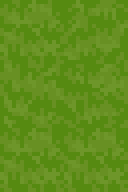

Rendered tile map (Tiled .tmx) drawn with the repository's tilesets; below, a short description and the full map source, tile grids included:
An orthogonal 2x3 tile map with 64x64 px tiles, 1 tile layer (Tile Layer 1), 2 tilesets and 1 object (Player).

<map version="1.10" tiledversion="1.12.0" orientation="orthogonal" renderorder="right-up" width="2" height="3" tilewidth="64" tileheight="64" infinite="0" nextlayerid="8" nextobjectid="2">
 <tileset firstgid="1" name="!CL_DEMO_64" tilewidth="64" tileheight="64" tilecount="1240" columns="40">
  <image source="../../../../assets/textures/environments/!CL_DEMO_64.png" width="2560" height="1984" />
 </tileset>
 <tileset firstgid="1241" name="duck-Sheet" tilewidth="64" tileheight="64" tilecount="120" columns="24">
  <image source="../../../../assets/textures/characters/duck-Sheet.png" width="1536" height="320" />
 </tileset>
 <layer id="1" name="Tile Layer 1" width="2" height="3">
  <data encoding="csv">
42,43,
82,83,
42,42
</data>
 </layer>
 <objectgroup id="7" name="Interaction">
  <object id="1" name="Jay" type="Player" gid="1313" x="0" y="128" width="64" height="64" />
 </objectgroup>
</map>
